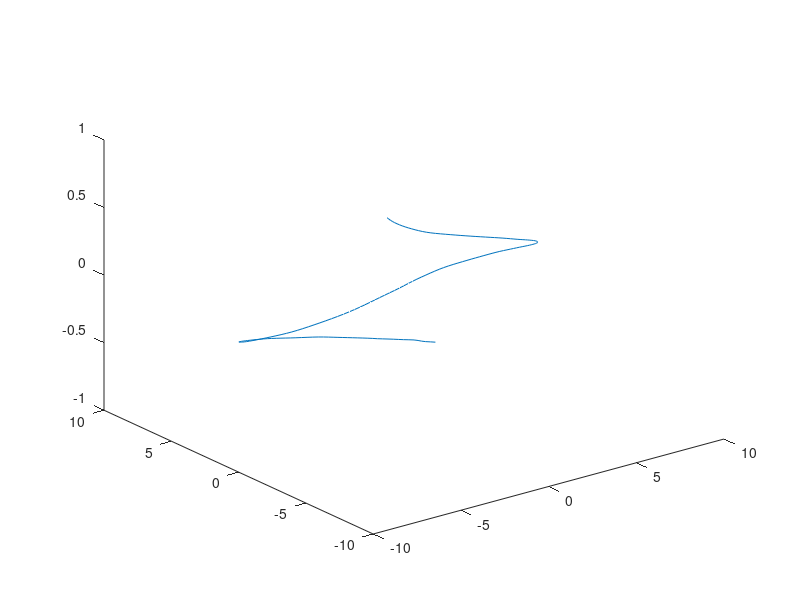

The MATLAB script that drew this image: (Note: this script raises an error after producing the figure.)
% trajectory generation 
load('Data.mat');
Data=Data(:,3:end);
global nb dt
nb=170;
xd=Data(1,1:nb);
yd=Data(2,1:nb);
zd=linspace(-1,1,nb);



rd=[xd ; yd; zd];
plot3(xd,yd,zd)

% velocity  
xd_dot=diff(xd)/dt;
yd_dot=diff(yd)/dt;
zd_dot=diff(zd)/dt;
rd_dot=[xd_dot ; yd_dot ;zd_dot];

% acceleration
xd_ddot=diff(xd_dot)/dt;
yd_ddot=diff(yd_dot)/dt;
zd_ddot=diff(zd_dot)/dt;

rd_ddot=[xd_ddot ; yd_ddot ;zd_ddot];

% yaw angle
yawd=atan3(yd_dot,xd_dot);









